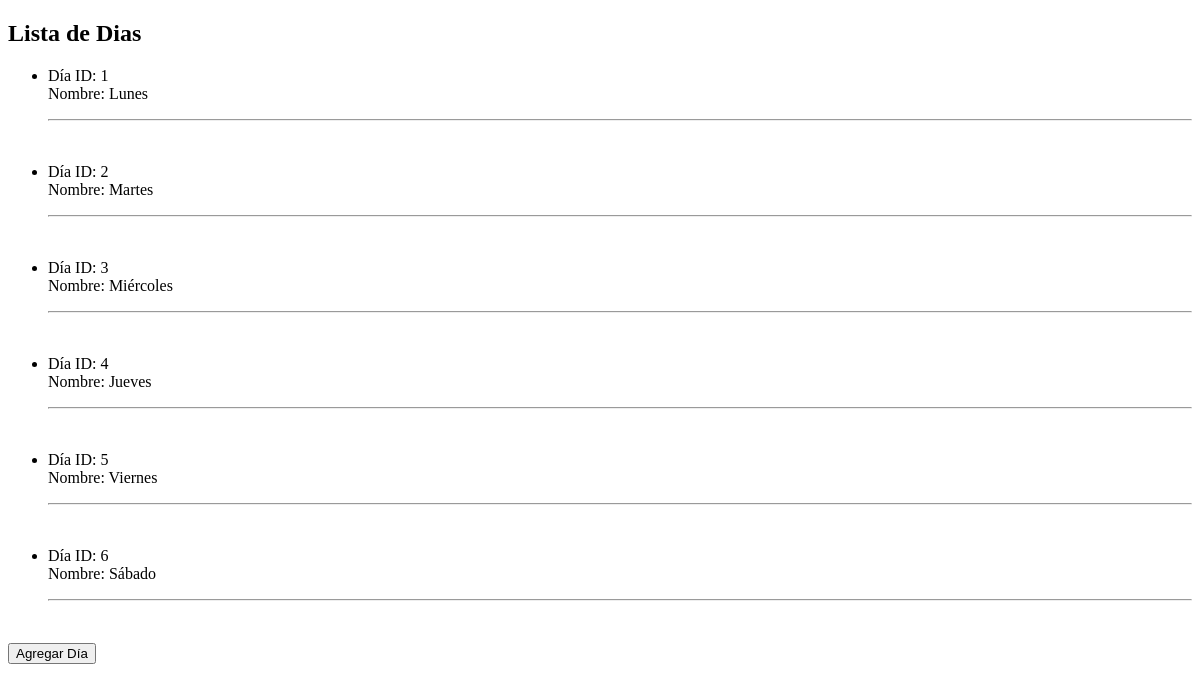
/listaDias, run on an earlier commit of the app's database.
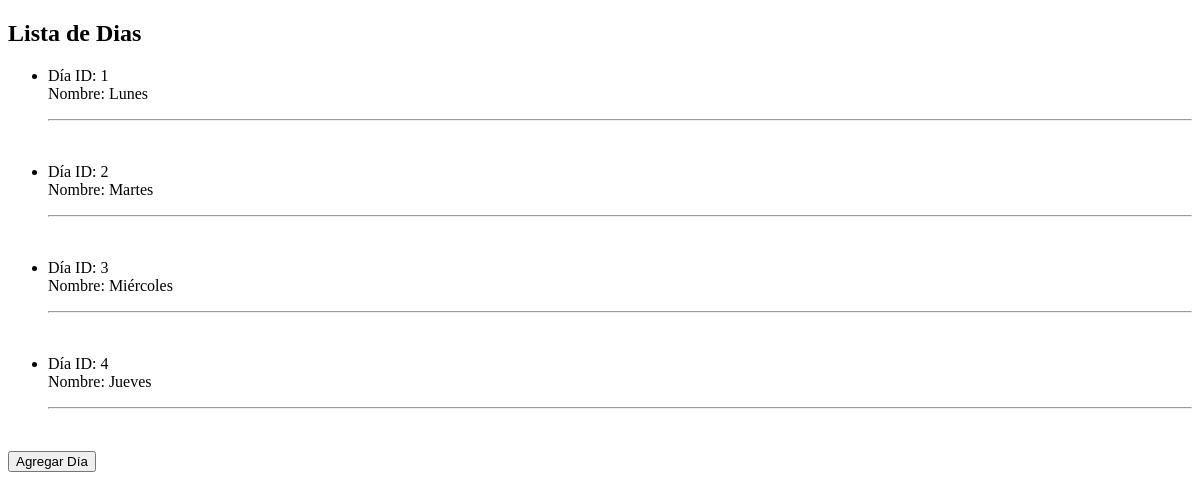
And on a later commit of the database.
### Actividades/models.py (models this page shows, shortened)
class Dia(models.Model):
    nombre = models.CharField(max_length=20)

### Actividades/views.py (the view)
# urls.py: path('listaDias', views.listarDias, name='listaDias'),
def listarDias(request):
    dias = Dia.objects.all()
    contexto = {
        'titulo': 'Lista de Dias',
        'dias': dias
    }
    return render(request, 'Actividades/listaDias.html', contexto)

### Actividades/templates/Actividades/listaDias.html (shortened to what this page needs)
<!DOCTYPE html>
<html lang="en">
<head>
</head>
<body>
    <h2>{{titulo}}</h2>
    <ul>
        {% for dia in dias %}
        <li>
            <p>
                Día ID: {{dia.id}}<br>
                Nombre: {{dia.nombre}}<br>
            </p>
        </li>
        <hr>
        <br>
        {% endfor %}
    </ul>
    <a href=" {% url 'crearDia' %} ">
        <button>Agregar Día</button>
    </a>
</body>
</html>

What changed in the data, as far as the page shows it:
removed Dia: id "5", nombre "Viernes"
removed Dia: id "6", nombre "Sábado"
